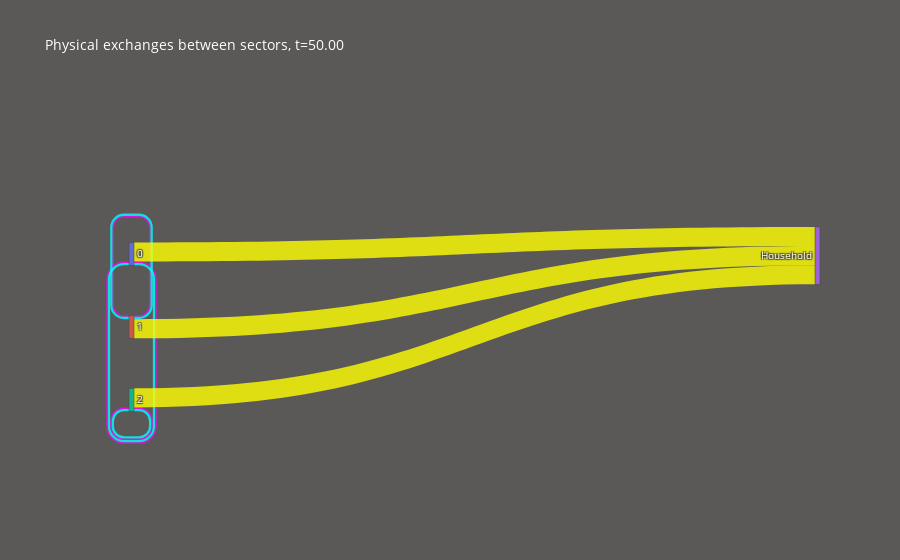
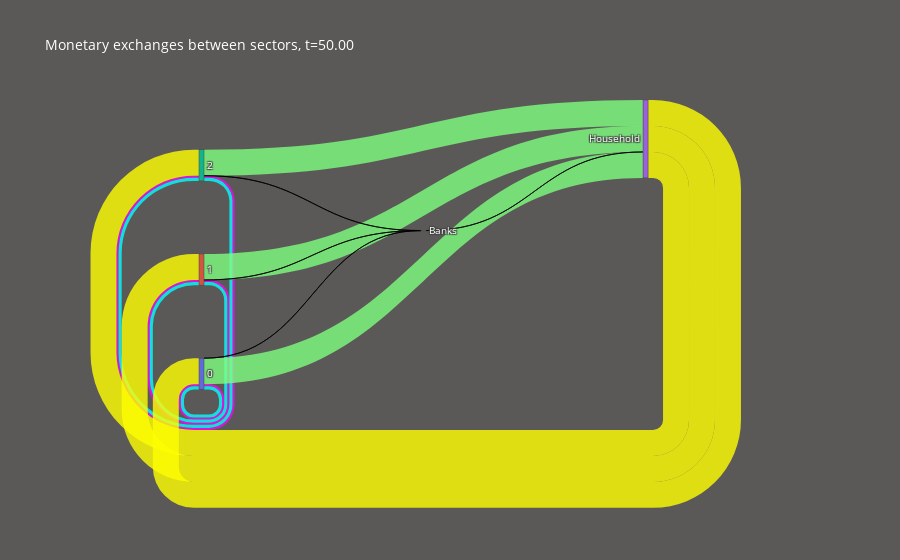

Write notebook code for charts like these, in order.
### Code cell
# SCALING TO THE EQUILIBRIUM
dparam0 = hub.supplements['generateNgoodwin'](1) 
dparam0
dparam0['employment']= (dparam0['alpha']-dparam0['philinConst'])/dparam0['philinSlope'] # we calculate the equilibrium employment and will deduce K from it
dparam0['p'] = hub.supplements['pForROC'](dparam0) # we calculate prices to force the return on capital to force steady growth
K= hub.supplements['Kfor0dotV'](dparam0) # Scaling of K between sectors
dparam0['K']=K*dparam0['employment']*dparam0['N']/np.sum(K/dparam0['a']) # homotetic scaling for employment and N

# DESCALE
dparam0['K']*=1.1
dparam0['p']*=1.1
dparam0['CESexp']=100
dparam0['Tmax']=100
hub.set_dparam(**dparam0,verb=True) 

#########################################
hub.run()
chm.plots.Sankey(hub,t=50)

for sect in dparam0['Nprod']:
    chm.plots.XY(hub,['omega',sect],['employment',sect],title=sect)
hub.plot()
hub.supplements['PiRepartition'](hub)

### Figure 1 — Plotly figure (JSON) as saved in the notebook; plotly's stock layout.template omitted (floating-point values rounded to 4 significant figures)
{"data": [{"link": {"color": ["rgba(255,  0,255, 0.8)", "rgba(255,  0,255, 0.8)", "rgba(255,  0,255, 0.8)", "rgba(255,  0,255, 0.8)", "rgba(255,  0,255, 0.8)", "rgba(255,  0,255, 0.8)", "rgba(255,  0,255, 0.8)", "rgba(255,  0,255, 0.8)", "rgba(255,  0,255, 0.8)", "rgba(  0,255,255, 0.8)", "rgba(  0,255,255, 0.8)", "rgba(  0,255,255, 0.8)", "rgba(  0,255,255, 0.8)", "rgba(  0,255,255, 0.8)", "rgba(  0,255,255, 0.8)", "rgba(  0,255,255, 0.8)", "rgba(  0,255,255, 0.8)", "rgba(  0,255,255, 0.8)", "rgba(255,255,  0, 0.8)", "rgba(255,255,  0, 0.8)", "rgba(255,255,  0, 0.8)"], "label": ["Minvest", "Minvest", "Minvest", "Minvest", "Minvest", "Minvest", "Minvest", "Minvest", "Minvest", "Minter", "Minter", "Minter", "Minter", "Minter", "Minter", "Minter", "Minter", "Minter", "Consumption", "Consumption", "Consumption"], "source": [0, 0, 0, 1, 1, 1, 2, 2, 2, 0, 0, 0, 1, 1, 1, 2, 2, 2, 0, 1, 2], "target": [0, 1, 2, 0, 1, 2, 0, 1, 2, 0, 1, 2, 0, 1, 2, 0, 1, 2, 3, 3, 3], "value": [0.5167, 0, 0, 0, 0.5167, 0, 0, 0, 0.5167, 0.775, 0, 0, 0, 0.775, 0, 0, 0, 0.775, 6.458, 6.458, 6.458]}, "node": {"label": ["0", "1", "2", "Household"], "pad": 50, "thickness": 5}, "type": "sankey"}], "layout": {"font": {"color": "white", "size": 10}, "hovermode": "x", "paper_bgcolor": "#5B5958", "title": {"text": "Physical exchanges between sectors, t=50.00"}}}

### Figure 2 — Plotly figure (JSON) as saved in the notebook; plotly's stock layout.template omitted (floating-point values rounded to 4 significant figures)
{"data": [{"link": {"color": ["rgba(255,  0,255, 0.8)", "rgba(255,  0,255, 0.8)", "rgba(255,  0,255, 0.8)", "rgba(255,  0,255, 0.8)", "rgba(255,  0,255, 0.8)", "rgba(255,  0,255, 0.8)", "rgba(255,  0,255, 0.8)", "rgba(255,  0,255, 0.8)", "rgba(255,  0,255, 0.8)", "rgba(  0,255,255, 0.8)", "rgba(  0,255,255, 0.8)", "rgba(  0,255,255, 0.8)", "rgba(  0,255,255, 0.8)", "rgba(  0,255,255, 0.8)", "rgba(  0,255,255, 0.8)", "rgba(  0,255,255, 0.8)", "rgba(  0,255,255, 0.8)", "rgba(  0,255,255, 0.8)", "rgba(255,255,  0, 0.8)", "rgba(255,255,  0, 0.8)", "rgba(255,255,  0, 0.8)", "rgba(127,255,127, 0.8)", "rgba(127,255,127, 0.8)", "rgba(127,255,127, 0.8)", "rgba(0,0,0, 0.8)", "rgba(0,0,0, 0.8)", "rgba(0,0,0, 0.8)", "rgba(0,0,0, 0.8)"], "label": ["Minvest", "Minvest", "Minvest", "Minvest", "Minvest", "Minvest", "Minvest", "Minvest", "Minvest", "Minter", "Minter", "Minter", "Minter", "Minter", "Minter", "Minter", "Minter", "Minter", "Consumption", "Consumption", "Consumption"], "source": [0, 0, 0, 1, 1, 1, 2, 2, 2, 0, 0, 0, 1, 1, 1, 2, 2, 2, 3, 3, 3, 0, 1, 2, 0, 1, 2, 4], "target": [0, 1, 2, 0, 1, 2, 0, 1, 2, 0, 1, 2, 0, 1, 2, 0, 1, 2, 0, 1, 2, 3, 3, 3, 4, 4, 4, 3], "value": [0.5684, 0, 0, 0, 0.5684, 0, 0, 0, 0.5684, 0.8525, 0, 0, 0, 0.8525, 0, 0, 0, 0.8525, 7.104, 7.104, 7.104, 7.104, 7.104, 7.104, 1.882e-16, 1.882e-16, 1.882e-16, 4.331e-16]}, "node": {"label": ["0", "1", "2", "Household", "Banks"], "pad": 50, "thickness": 5}, "type": "sankey"}], "layout": {"font": {"color": "white", "size": 10}, "hovermode": "x", "paper_bgcolor": "#5B5958", "title": {"text": "Monetary exchanges between sectors, t=50.00"}}}
